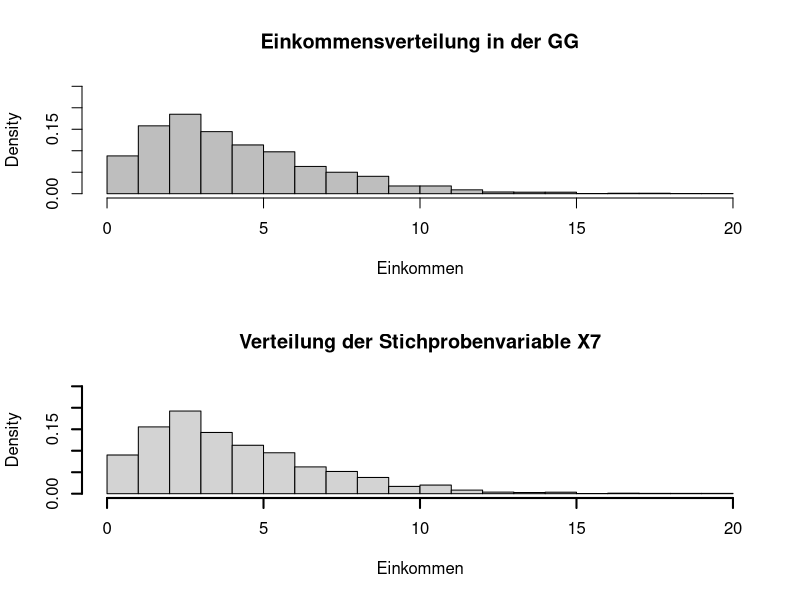
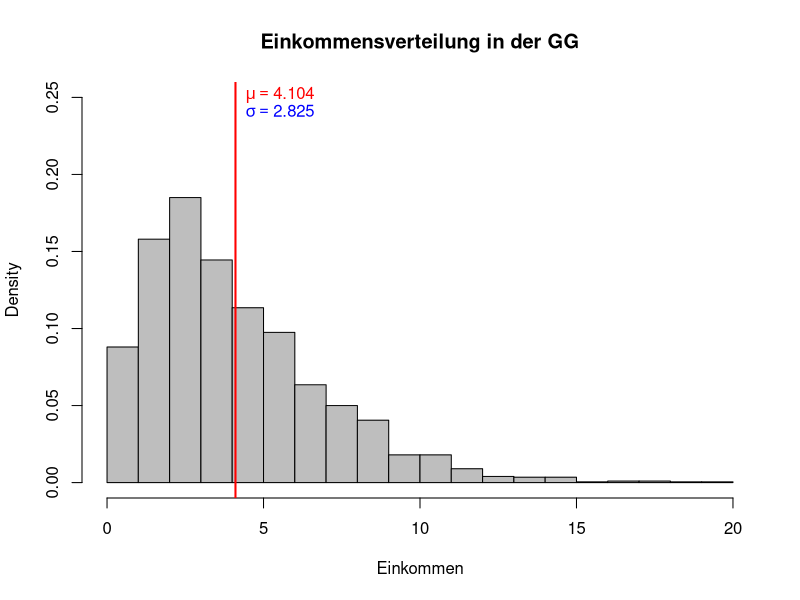
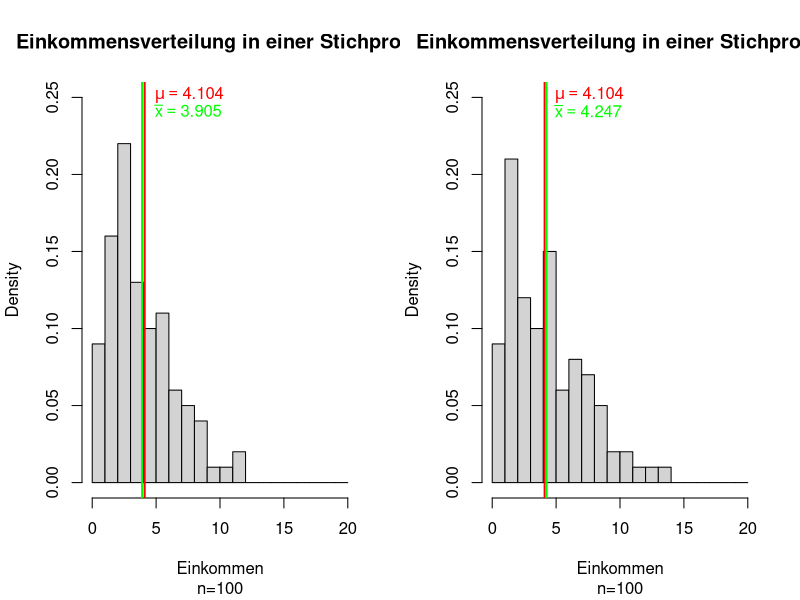
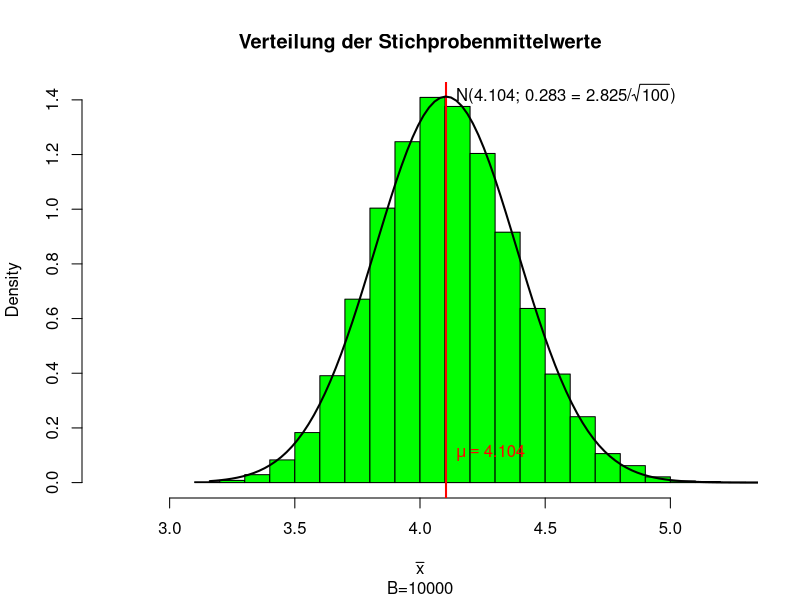
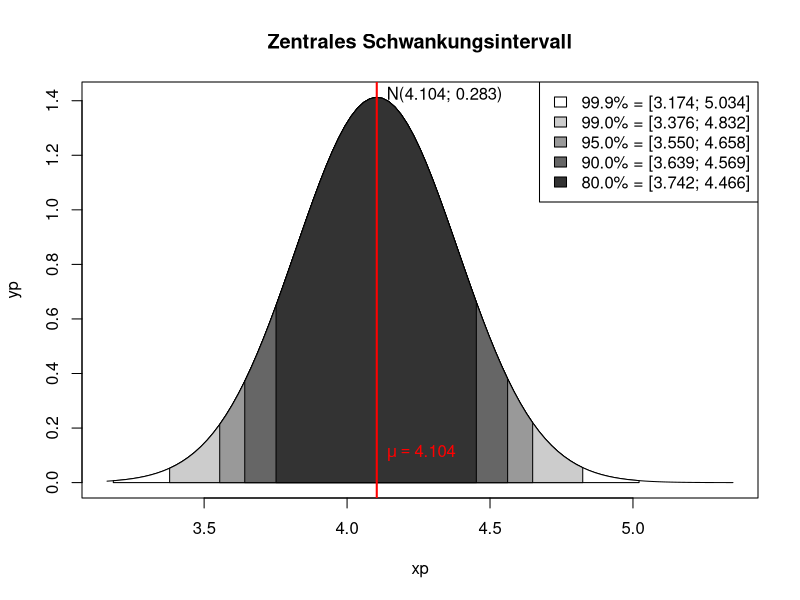
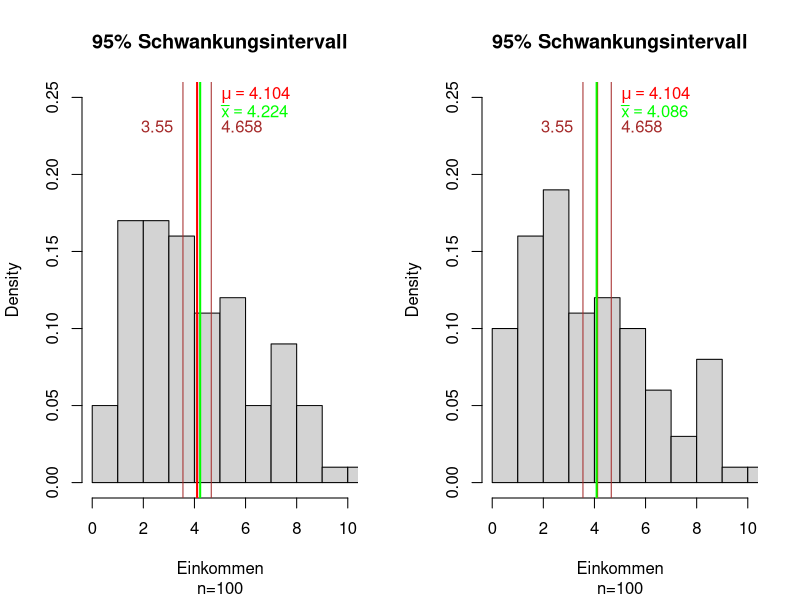
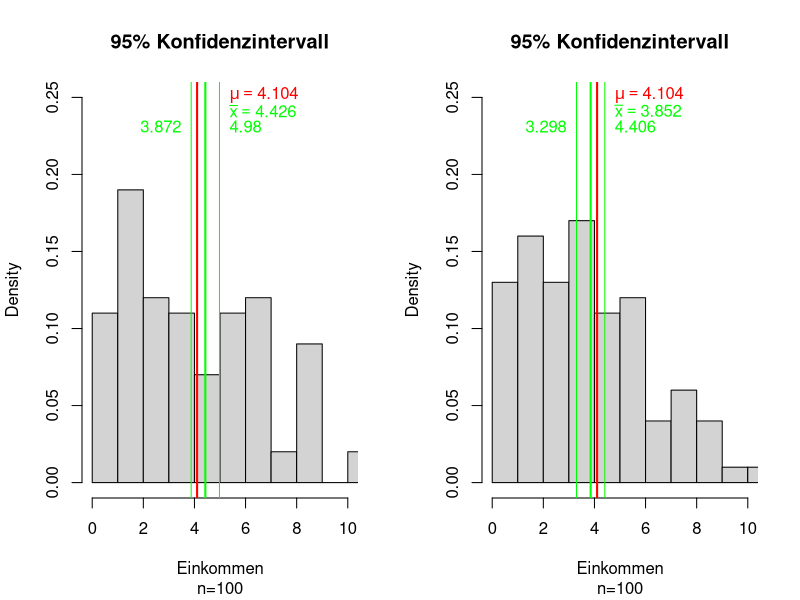

The R source for these figures, in order:
plotdensity <- function(x, y, from, to, col) {
  sel <- seq(length(x))[(x>=from) & (x<=to)]
             print(sel)
  xpol <- c(x[sel],x[rev(sel)])
  ypol <- c(y[sel],rep(0, length(sel)))
  polygon(xpol, ypol, col=col)
}

online <- F

# Simuliere Grundgesamtheit
set.seed(0)
n <- 2000
nsam <-100 

income <- rchisq(n, 4)
breaks <- 0:ceiling(max(income))

hhei <- 0.25

if (!online) pdf("zsi_gg.pdf", width=10, height=6)
h<-hist(income, breaks, freq=F, xlab="Einkommen", main="Einkommensverteilung in der GG", ylim=c(0, hhei), col="gray")
abline(v=mean(income), col="red", lwd=2)
 # expr(c(mu,sigma), 
minc <- round(mean(income), 3)
sinc <- round(sd(income), 3)
xpos <- minc
ypos <- floor(100*hhei)/100
text(xpos, ypos, bquote(mu == .(minc)), pos=4, col="red")
text(xpos, ypos-0.01, bquote(sigma == .(sinc)), pos=4, col="blue")
if (!online) dev.off()

# Stichprobe
if (!online) pdf("zsi_sp.pdf", width=10, height=6)
par(mfrow=c(1,2))
sincome <- sample(income, nsam, replace=T)
h<-hist(sincome, breaks, freq=F, xlab="Einkommen", main="Einkommensverteilung in einer Stichprobe", sub=sprintf("n=%i", nsam), ylim=c(0, hhei))
abline(v=mean(income), col="red", lwd=2)
text(xpos, ypos, bquote(mu == .(minc)), pos=4, col="red")
msam <- round(mean(sincome), 3)
abline(v=msam, col="green", lwd=2)
text(xpos, ypos-0.01, bquote(bar(x) == .(msam)), pos=4, col="green")
sincome <- sample(income, nsam, replace=T)
h<-hist(sincome, breaks, freq=F, xlab="Einkommen", main="Einkommensverteilung in einer Stichprobe", sub=sprintf("n=%i", nsam), ylim=c(0, hhei))
abline(v=mean(income), col="red", lwd=2)
text(xpos, ypos, bquote(mu == .(minc)), pos=4, col="red")
msam <- round(mean(sincome), 3)
abline(v=msam, col="green", lwd=2)
text(xpos, ypos-0.01, bquote(bar(x) == .(msam)), pos=4, col="green")
if (!online) dev.off()


# Stichprobenvariable j
j <-7
B <- 10000
xj <- rep(NA, B)
for (i in 1:B) {
  sincome <- sample(income, nsam, replace=T)
  xj[i] <- sincome[j]
}
par(mfrow=c(2,1))
hist(income, breaks, freq=F, xlab="Einkommen", main="Einkommensverteilung in der GG", ylim=c(0, hhei), col="gray")
hist(xj, breaks, freq=F, xlab="Einkommen", main=sprintf("Verteilung der Stichprobenvariable X%i", j), ylim=c(0, hhei), lwd=2)


# Stichprobenmittelwerte
if (!online) pdf("zsi_mean.pdf", width=10, height=6)
par(mfrow=c(1,1))
B <- 10000
mB <- rep(NA, B)
for (i in 1:B) {
  sincome <- sample(income, nsam, replace=T)
  mB[i] <- mean(sincome)
}

sincome <- sample(income, nsam, replace=T)
h<-hist(mB, breaks=20, freq=F, xlab=expression(bar(x)), main="Verteilung der Stichprobenmittelwerte", col="green", sub=sprintf("B=%i", B), xlim=c(2.75,5.25))
abline(v=mean(income), col="red", lwd=2)
text(xpos, 0.1, bquote(mu == .(minc)), pos=4, col="red")

xp <- min(mB)+(0:100)/100*diff(range(mB))
yp <- dnorm(xp, mean=mean(income), sd=sd(income)/sqrt(nsam))
sB <- round(sinc/sqrt(nsam), 3)
lines(xp, yp, lwd=2)
text(xpos, max(h$density), bquote("N(" * .(minc) *  "; "  * .(sB) * " = " * .(sinc) * "/" * sqrt(.(nsam)) * ")" ),pos=4)
if (!online) dev.off()

# Zentrales Schwankungsintervall
if (!online) pdf("zsi_theo.pdf", width=10, height=6)
q <- c(0.999, 0.99, 0.95, 0.9, 0.8)
nq <- length(q)
qn <- qnorm(1-(1-q)/2)
col <- gray((nq:0)/nq)
plot(xp, yp, type="l", main="Zentrales Schwankungsintervall")
for (i in seq(q)) {
  xu <- minc - qn[i]*sinc/sqrt(nsam)
  xo <- minc + qn[i]*sinc/sqrt(nsam)
  plotdensity(xp,yp, xu, xo, col=col[i])
}
abline(v=mean(income), col="red", lwd=2)
text(xpos, 0.1, bquote(mu == .(minc)), pos=4, col="red")
text(xpos, max(yp), bquote("N(" * .(minc) *  "; "  * .(sB) * ")" ),pos=4)
legend("topright", legend=sprintf("%.1f%% = [%.3f; %.3f]", 100*q, minc-qn*sinc/sqrt(nsam),  minc+qn*sinc/sqrt(nsam)), fill=col)
if (!online) dev.off()

# Zentrales Schwankungsintervall mit Stichprobe
if (!online) pdf("zsi_prak.pdf", width=10, height=6)
par(mfrow=c(1,2))
xu <- minc - 1.96*sinc/sqrt(nsam)
xo <- minc + 1.96*sinc/sqrt(nsam)
sincome <- sample(income, nsam, replace=T)
h<-hist(sincome, breaks, freq=F, xlab="Einkommen", main="95% Schwankungsintervall", sub=sprintf("n=%i", nsam), xlim=c(0,10), ylim=c(0, hhei))
abline(v=mean(income), col="red", lwd=2)
text(xo, ypos, bquote(mu == .(minc)), pos=4, col="red")
msam <- round(mean(sincome), 3)
abline(v=msam, col="green", lwd=2)
text(xo, ypos-0.01, bquote(bar(x) == .(msam)), pos=4, col="green")
sincome <- sample(income, nsam, replace=T)
abline(v=xu, col="brown")
abline(v=xo, col="brown")
text(xu, ypos-0.02, round(xu, 3), pos=2, col="brown")
text(xo, ypos-0.02, round(xo, 3), pos=4, col="brown")

h<-hist(sincome, breaks, freq=F, xlab="Einkommen", main="95% Schwankungsintervall", sub=sprintf("n=%i", nsam), xlim=c(0,10), ylim=c(0, hhei))
abline(v=mean(income), col="red", lwd=2)
text(xo, ypos, bquote(mu == .(minc)), pos=4, col="red")
msam <- round(mean(sincome), 3)
abline(v=msam, col="green", lwd=2)
text(xo, ypos-0.01, bquote(bar(x) == .(msam)), pos=4, col="green")
xu <- minc - 1.96*sinc/sqrt(nsam)
xo <- minc + 1.96*sinc/sqrt(nsam)
abline(v=xu, col="brown")
abline(v=xo, col="brown")
text(xu, ypos-0.02, round(xu, 3), pos=2, col="brown")
text(xo, ypos-0.02, round(xo, 3), pos=4, col="brown")
if (!online) dev.off()



# Konfidenzintervall
if (!online) pdf("zsi_konf.pdf", width=10, height=6)
par(mfrow=c(1,2))
sincome <- sample(income, nsam, replace=T)
msam <- round(mean(sincome), 3)
xu <- msam - 1.96*sinc/sqrt(nsam)
xo <- msam + 1.96*sinc/sqrt(nsam)

h<-hist(sincome, breaks, freq=F, xlab="Einkommen", main="95% Konfidenzintervall", sub=sprintf("n=%i", nsam), xlim=c(0,10), ylim=c(0, hhei))
abline(v=mean(income), col="red", lwd=2)
text(xo, ypos, bquote(mu == .(minc)), pos=4, col="red")
abline(v=msam, col="green", lwd=2)
text(xo, ypos-0.01, bquote(bar(x) == .(msam)), pos=4, col="green")
abline(v=xu, col="green")
abline(v=xo, col="green")
text(xu, ypos-0.02, round(xu, 3), pos=2, col="green")
text(xo, ypos-0.02, round(xo, 3), pos=4, col="green")

sincome <- sample(income, nsam, replace=T)
msam <- round(mean(sincome), 3)
xu <- msam - 1.96*sinc/sqrt(nsam)
xo <- msam + 1.96*sinc/sqrt(nsam)

h<-hist(sincome, breaks, freq=F, xlab="Einkommen", main="95% Konfidenzintervall", sub=sprintf("n=%i", nsam), xlim=c(0,10), ylim=c(0, hhei))
abline(v=mean(income), col="red", lwd=2)
text(xo, ypos, bquote(mu == .(minc)), pos=4, col="red")
abline(v=msam, col="green", lwd=2)
text(xo, ypos-0.01, bquote(bar(x) == .(msam)), pos=4, col="green")
abline(v=xu, col="green")
abline(v=xo, col="green")
text(xu, ypos-0.02, round(xu, 3), pos=2, col="green")
text(xo, ypos-0.02, round(xo, 3), pos=4, col="green")
if (!online) dev.off()
